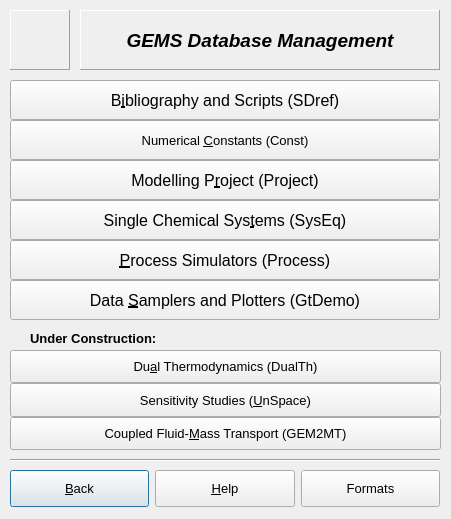
<?xml version="1.0" encoding="UTF-8"?>
<ui version="4.0">
 <class>DBAdvDialogData</class>
 <widget class="QWidget" name="DBAdvDialogData">
  <property name="geometry">
   <rect>
    <x>0</x>
    <y>0</y>
    <width>451</width>
    <height>519</height>
   </rect>
  </property>
  <property name="sizePolicy">
   <sizepolicy hsizetype="MinimumExpanding" vsizetype="MinimumExpanding">
    <horstretch>0</horstretch>
    <verstretch>0</verstretch>
   </sizepolicy>
  </property>
  <property name="minimumSize">
   <size>
    <width>420</width>
    <height>500</height>
   </size>
  </property>
  <property name="baseSize">
   <size>
    <width>0</width>
    <height>0</height>
   </size>
  </property>
  <property name="font">
   <font>
    <pointsize>10</pointsize>
   </font>
  </property>
  <property name="windowTitle">
   <string>DBAdvDialogData</string>
  </property>
  <property name="toolTip">
   <string>Get miscellaneous information about maintaining databases</string>
  </property>
  <widget class="QLabel" name="pLogoImg">
   <property name="geometry">
    <rect>
     <x>10</x>
     <y>10</y>
     <width>60</width>
     <height>60</height>
    </rect>
   </property>
   <property name="sizePolicy">
    <sizepolicy hsizetype="Fixed" vsizetype="Fixed">
     <horstretch>0</horstretch>
     <verstretch>0</verstretch>
    </sizepolicy>
   </property>
   <property name="frameShape">
    <enum>QFrame::Panel</enum>
   </property>
   <property name="frameShadow">
    <enum>QFrame::Raised</enum>
   </property>
   <property name="pixmap">
    <pixmap resource="../../img.qrc">:/images/img/gems32.xpm</pixmap>
   </property>
   <property name="scaledContents">
    <bool>true</bool>
   </property>
   <property name="alignment">
    <set>Qt::AlignCenter</set>
   </property>
   <property name="wordWrap">
    <bool>false</bool>
   </property>
  </widget>
  <widget class="QWidget" name="Layout20">
   <property name="geometry">
    <rect>
     <x>10</x>
     <y>470</y>
     <width>430</width>
     <height>37</height>
    </rect>
   </property>
   <layout class="QHBoxLayout">
    <property name="spacing">
     <number>6</number>
    </property>
    <property name="margin">
     <number>0</number>
    </property>
    <item>
     <widget class="QPushButton" name="pButtonBack">
      <property name="sizePolicy">
       <sizepolicy hsizetype="MinimumExpanding" vsizetype="MinimumExpanding">
        <horstretch>0</horstretch>
        <verstretch>0</verstretch>
       </sizepolicy>
      </property>
      <property name="toolTip">
       <string>Back to 'Thermodynamic database management' dialog</string>
      </property>
      <property name="text">
       <string>&amp;Back</string>
      </property>
      <property name="shortcut">
       <string>Alt+B</string>
      </property>
      <property name="default">
       <bool>true</bool>
      </property>
     </widget>
    </item>
    <item>
     <widget class="QPushButton" name="pButtonHelp">
      <property name="sizePolicy">
       <sizepolicy hsizetype="MinimumExpanding" vsizetype="MinimumExpanding">
        <horstretch>0</horstretch>
        <verstretch>0</verstretch>
       </sizepolicy>
      </property>
      <property name="text">
       <string>&amp;Help</string>
      </property>
      <property name="shortcut">
       <string>Alt+H</string>
      </property>
      <property name="default">
       <bool>false</bool>
      </property>
     </widget>
    </item>
    <item>
     <widget class="QPushButton" name="pButtonFormats">
      <property name="sizePolicy">
       <sizepolicy hsizetype="MinimumExpanding" vsizetype="MinimumExpanding">
        <horstretch>0</horstretch>
        <verstretch>0</verstretch>
       </sizepolicy>
      </property>
      <property name="toolTip">
       <string>Get descriptions of database and other file formats</string>
      </property>
      <property name="text">
       <string>Formats</string>
      </property>
     </widget>
    </item>
   </layout>
  </widget>
  <widget class="QWidget" name="vbox2">
   <property name="geometry">
    <rect>
     <x>10</x>
     <y>350</y>
     <width>431</width>
     <height>100</height>
    </rect>
   </property>
   <layout class="QVBoxLayout">
    <property name="spacing">
     <number>0</number>
    </property>
    <property name="margin">
     <number>0</number>
    </property>
    <item>
     <widget class="QPushButton" name="pButtonDUTerm">
      <property name="sizePolicy">
       <sizepolicy hsizetype="Minimum" vsizetype="Minimum">
        <horstretch>0</horstretch>
        <verstretch>0</verstretch>
       </sizepolicy>
      </property>
      <property name="toolTip">
       <string/>
      </property>
      <property name="text">
       <string>Du&amp;al Thermodynamics (DualTh)</string>
      </property>
      <property name="shortcut">
       <string>Alt+A</string>
      </property>
     </widget>
    </item>
    <item>
     <widget class="QPushButton" name="pButtonAdProbe">
      <property name="sizePolicy">
       <sizepolicy hsizetype="Minimum" vsizetype="Minimum">
        <horstretch>0</horstretch>
        <verstretch>0</verstretch>
       </sizepolicy>
      </property>
      <property name="toolTip">
       <string/>
      </property>
      <property name="text">
       <string>Sensitivity Studies (&amp;UnSpace)</string>
      </property>
      <property name="shortcut">
       <string>Alt+U</string>
      </property>
     </widget>
    </item>
    <item>
     <widget class="QPushButton" name="pButtonInteg">
      <property name="sizePolicy">
       <sizepolicy hsizetype="Minimum" vsizetype="Minimum">
        <horstretch>0</horstretch>
        <verstretch>0</verstretch>
       </sizepolicy>
      </property>
      <property name="toolTip">
       <string/>
      </property>
      <property name="text">
       <string>Coupled Fluid-&amp;Mass Transport (GEM2MT)</string>
      </property>
      <property name="shortcut">
       <string>Alt+M</string>
      </property>
     </widget>
    </item>
   </layout>
  </widget>
  <widget class="QWidget" name="vbox1">
   <property name="geometry">
    <rect>
     <x>10</x>
     <y>80</y>
     <width>430</width>
     <height>240</height>
    </rect>
   </property>
   <layout class="QVBoxLayout">
    <property name="spacing">
     <number>0</number>
    </property>
    <property name="margin">
     <number>0</number>
    </property>
    <item>
     <widget class="QPushButton" name="pButtonSDref">
      <property name="sizePolicy">
       <sizepolicy hsizetype="Minimum" vsizetype="Minimum">
        <horstretch>0</horstretch>
        <verstretch>0</verstretch>
       </sizepolicy>
      </property>
      <property name="font">
       <font>
        <pointsize>12</pointsize>
       </font>
      </property>
      <property name="toolTip">
       <string>Full references (opt. abstracts) to sources of input data</string>
      </property>
      <property name="text">
       <string>B&amp;ibliography and Scripts (SDref)</string>
      </property>
      <property name="shortcut">
       <string>Alt+I</string>
      </property>
     </widget>
    </item>
    <item>
     <widget class="QPushButton" name="pButtonConst">
      <property name="sizePolicy">
       <sizepolicy hsizetype="Minimum" vsizetype="Minimum">
        <horstretch>0</horstretch>
        <verstretch>0</verstretch>
       </sizepolicy>
      </property>
      <property name="toolTip">
       <string>Some tables of constants used in thermodynamic calculations</string>
      </property>
      <property name="text">
       <string>Numerical &amp;Constants (Const)</string>
      </property>
      <property name="shortcut">
       <string>Alt+C</string>
      </property>
     </widget>
    </item>
    <item>
     <widget class="QPushButton" name="pButtonProfile">
      <property name="sizePolicy">
       <sizepolicy hsizetype="Minimum" vsizetype="Minimum">
        <horstretch>0</horstretch>
        <verstretch>0</verstretch>
       </sizepolicy>
      </property>
      <property name="font">
       <font>
        <pointsize>12</pointsize>
       </font>
      </property>
      <property name="toolTip">
       <string>Modeling application project of database files, phases and species</string>
      </property>
      <property name="text">
       <string>Modelling P&amp;roject (Project)</string>
      </property>
      <property name="shortcut">
       <string>Alt+R</string>
      </property>
     </widget>
    </item>
    <item>
     <widget class="QPushButton" name="pButtonSysEq">
      <property name="sizePolicy">
       <sizepolicy hsizetype="Minimum" vsizetype="Minimum">
        <horstretch>0</horstretch>
        <verstretch>0</verstretch>
       </sizepolicy>
      </property>
      <property name="font">
       <font>
        <pointsize>12</pointsize>
       </font>
      </property>
      <property name="toolTip">
       <string>Definitions of chemical systems and equilibrium states</string>
      </property>
      <property name="text">
       <string>Single Chemical Sys&amp;tems (SysEq)</string>
      </property>
      <property name="shortcut">
       <string>Alt+T</string>
      </property>
     </widget>
    </item>
    <item>
     <widget class="QPushButton" name="pButtonProcess">
      <property name="sizePolicy">
       <sizepolicy hsizetype="Minimum" vsizetype="Minimum">
        <horstretch>0</horstretch>
        <verstretch>0</verstretch>
       </sizepolicy>
      </property>
      <property name="font">
       <font>
        <pointsize>12</pointsize>
       </font>
      </property>
      <property name="toolTip">
       <string>Definitions of process simulators (batch GEM calculations)</string>
      </property>
      <property name="text">
       <string>&amp;Process Simulators (Process)</string>
      </property>
      <property name="shortcut">
       <string>Alt+P</string>
      </property>
     </widget>
    </item>
    <item>
     <widget class="QPushButton" name="pButtonGTdemo">
      <property name="sizePolicy">
       <sizepolicy hsizetype="Minimum" vsizetype="Minimum">
        <horstretch>0</horstretch>
        <verstretch>0</verstretch>
       </sizepolicy>
      </property>
      <property name="font">
       <font>
        <pointsize>12</pointsize>
       </font>
      </property>
      <property name="toolTip">
       <string>Definitions of data samplers and graphics</string>
      </property>
      <property name="text">
       <string>Data &amp;Samplers and Plotters (GtDemo)</string>
      </property>
      <property name="shortcut">
       <string>Alt+S</string>
      </property>
     </widget>
    </item>
   </layout>
  </widget>
  <widget class="Line" name="Line1">
   <property name="geometry">
    <rect>
     <x>10</x>
     <y>450</y>
     <width>430</width>
     <height>20</height>
    </rect>
   </property>
   <property name="frameShape">
    <enum>QFrame::HLine</enum>
   </property>
   <property name="frameShadow">
    <enum>QFrame::Sunken</enum>
   </property>
  </widget>
  <widget class="QLabel" name="tlTitle">
   <property name="geometry">
    <rect>
     <x>80</x>
     <y>10</y>
     <width>360</width>
     <height>60</height>
    </rect>
   </property>
   <property name="font">
    <font>
     <family>Arial</family>
     <pointsize>14</pointsize>
     <weight>75</weight>
     <italic>true</italic>
     <bold>true</bold>
    </font>
   </property>
   <property name="frameShape">
    <enum>QFrame::Panel</enum>
   </property>
   <property name="frameShadow">
    <enum>QFrame::Raised</enum>
   </property>
   <property name="text">
    <string>GEMS Database Management</string>
   </property>
   <property name="alignment">
    <set>Qt::AlignCenter</set>
   </property>
   <property name="wordWrap">
    <bool>false</bool>
   </property>
  </widget>
  <widget class="QLabel" name="TextLabel1_2">
   <property name="geometry">
    <rect>
     <x>30</x>
     <y>328</y>
     <width>160</width>
     <height>21</height>
    </rect>
   </property>
   <property name="font">
    <font>
     <family>Arial</family>
     <pointsize>10</pointsize>
     <weight>75</weight>
     <bold>true</bold>
    </font>
   </property>
   <property name="text">
    <string>Under Construction:</string>
   </property>
   <property name="wordWrap">
    <bool>false</bool>
   </property>
  </widget>
 </widget>
 <layoutdefault spacing="6" margin="11"/>
 <tabstops>
  <tabstop>pButtonSDref</tabstop>
  <tabstop>pButtonConst</tabstop>
  <tabstop>pButtonProfile</tabstop>
  <tabstop>pButtonSysEq</tabstop>
  <tabstop>pButtonProcess</tabstop>
  <tabstop>pButtonGTdemo</tabstop>
  <tabstop>pButtonDUTerm</tabstop>
  <tabstop>pButtonAdProbe</tabstop>
  <tabstop>pButtonInteg</tabstop>
  <tabstop>pButtonBack</tabstop>
  <tabstop>pButtonHelp</tabstop>
  <tabstop>pButtonFormats</tabstop>
 </tabstops>
 <resources>
  <include location="../../img.qrc"/>
  <include location="../../img.qrc"/>
 </resources>
 <connections>
  <connection>
   <sender>pButtonBack</sender>
   <signal>clicked()</signal>
   <receiver>DBAdvDialogData</receiver>
   <slot>CmBack()</slot>
   <hints>
    <hint type="sourcelabel">
     <x>20</x>
     <y>20</y>
    </hint>
    <hint type="destinationlabel">
     <x>20</x>
     <y>20</y>
    </hint>
   </hints>
  </connection>
  <connection>
   <sender>pButtonHelp</sender>
   <signal>clicked()</signal>
   <receiver>DBAdvDialogData</receiver>
   <slot>CmHelp()</slot>
   <hints>
    <hint type="sourcelabel">
     <x>20</x>
     <y>20</y>
    </hint>
    <hint type="destinationlabel">
     <x>20</x>
     <y>20</y>
    </hint>
   </hints>
  </connection>
  <connection>
   <sender>pButtonFormats</sender>
   <signal>clicked()</signal>
   <receiver>DBAdvDialogData</receiver>
   <slot>CmFormats()</slot>
   <hints>
    <hint type="sourcelabel">
     <x>20</x>
     <y>20</y>
    </hint>
    <hint type="destinationlabel">
     <x>20</x>
     <y>20</y>
    </hint>
   </hints>
  </connection>
  <connection>
   <sender>pButtonSDref</sender>
   <signal>clicked()</signal>
   <receiver>DBAdvDialogData</receiver>
   <slot>CmOpen_SData()</slot>
   <hints>
    <hint type="sourcelabel">
     <x>20</x>
     <y>20</y>
    </hint>
    <hint type="destinationlabel">
     <x>20</x>
     <y>20</y>
    </hint>
   </hints>
  </connection>
  <connection>
   <sender>pButtonConst</sender>
   <signal>clicked()</signal>
   <receiver>DBAdvDialogData</receiver>
   <slot>CmOpen_Const()</slot>
   <hints>
    <hint type="sourcelabel">
     <x>20</x>
     <y>20</y>
    </hint>
    <hint type="destinationlabel">
     <x>20</x>
     <y>20</y>
    </hint>
   </hints>
  </connection>
  <connection>
   <sender>pButtonProfile</sender>
   <signal>clicked()</signal>
   <receiver>DBAdvDialogData</receiver>
   <slot>CmOpen_PROFILE()</slot>
   <hints>
    <hint type="sourcelabel">
     <x>20</x>
     <y>20</y>
    </hint>
    <hint type="destinationlabel">
     <x>20</x>
     <y>20</y>
    </hint>
   </hints>
  </connection>
  <connection>
   <sender>pButtonSysEq</sender>
   <signal>clicked()</signal>
   <receiver>DBAdvDialogData</receiver>
   <slot>CmThermoSystem()</slot>
   <hints>
    <hint type="sourcelabel">
     <x>20</x>
     <y>20</y>
    </hint>
    <hint type="destinationlabel">
     <x>20</x>
     <y>20</y>
    </hint>
   </hints>
  </connection>
  <connection>
   <sender>pButtonProcess</sender>
   <signal>clicked()</signal>
   <receiver>DBAdvDialogData</receiver>
   <slot>CmOpen_PROCESS()</slot>
   <hints>
    <hint type="sourcelabel">
     <x>20</x>
     <y>20</y>
    </hint>
    <hint type="destinationlabel">
     <x>20</x>
     <y>20</y>
    </hint>
   </hints>
  </connection>
  <connection>
   <sender>pButtonGTdemo</sender>
   <signal>clicked()</signal>
   <receiver>DBAdvDialogData</receiver>
   <slot>CmOpen_GTDEMO()</slot>
   <hints>
    <hint type="sourcelabel">
     <x>20</x>
     <y>20</y>
    </hint>
    <hint type="destinationlabel">
     <x>20</x>
     <y>20</y>
    </hint>
   </hints>
  </connection>
  <connection>
   <sender>pButtonDUTerm</sender>
   <signal>clicked()</signal>
   <receiver>DBAdvDialogData</receiver>
   <slot>CmOpen_DUTERM()</slot>
   <hints>
    <hint type="sourcelabel">
     <x>20</x>
     <y>20</y>
    </hint>
    <hint type="destinationlabel">
     <x>20</x>
     <y>20</y>
    </hint>
   </hints>
  </connection>
  <connection>
   <sender>pButtonAdProbe</sender>
   <signal>clicked()</signal>
   <receiver>DBAdvDialogData</receiver>
   <slot>CmOpen_PROBE()</slot>
   <hints>
    <hint type="sourcelabel">
     <x>20</x>
     <y>20</y>
    </hint>
    <hint type="destinationlabel">
     <x>20</x>
     <y>20</y>
    </hint>
   </hints>
  </connection>
  <connection>
   <sender>pButtonInteg</sender>
   <signal>clicked()</signal>
   <receiver>DBAdvDialogData</receiver>
   <slot>CmOpen_INTEG()</slot>
   <hints>
    <hint type="sourcelabel">
     <x>20</x>
     <y>20</y>
    </hint>
    <hint type="destinationlabel">
     <x>20</x>
     <y>20</y>
    </hint>
   </hints>
  </connection>
 </connections>
</ui>
